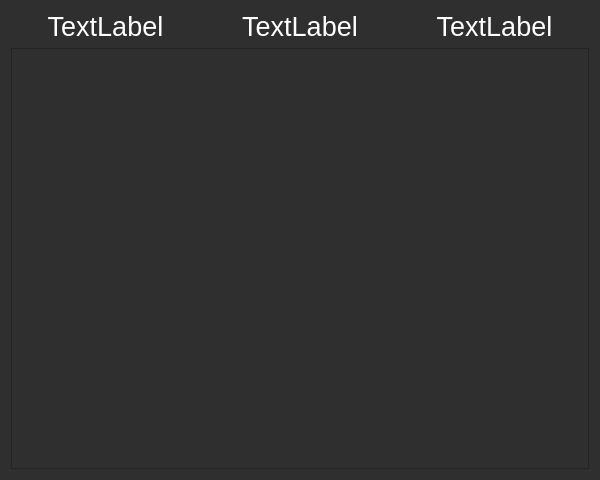
<?xml version="1.0" encoding="UTF-8"?>
<ui version="4.0">
 <class>PlayerInfoWindow</class>
 <widget class="QWidget" name="PlayerInfoWindow">
  <property name="geometry">
   <rect>
    <x>0</x>
    <y>0</y>
    <width>600</width>
    <height>480</height>
   </rect>
  </property>
  <property name="minimumSize">
   <size>
    <width>600</width>
    <height>480</height>
   </size>
  </property>
  <property name="maximumSize">
   <size>
    <width>600</width>
    <height>480</height>
   </size>
  </property>
  <property name="windowTitle">
   <string>Form</string>
  </property>
  <property name="styleSheet">
   <string notr="true">#PlayerInfoWindow {
    background-color: #2f2f2f; /* Основной фон окна */
}

QMenuBar {
    background-color: #4f4f4f; /* Фон меню-бара */
    color: #ffffff; /* Цвет текста в меню-баре */
}

QMenuBar::item {
    background-color: transparent; /* Фон пунктов меню */
    color: #ffffff; /* Цвет текста пунктов меню */
}

QMenuBar::item:selected {
    background-color: #6f6f6f; /* Фон выбранного пункта меню */
}

QMenu {
    background-color: #4f4f4f; /* Фон выпадающих меню */
    color: #ffffff; /* Цвет текста в выпадающих меню */
}

QMenu::item {
    background-color: transparent; /* Фон пунктов выпадающих меню */
    color: #ffffff; /* Цвет текста пунктов выпадающих меню */
}

QMenu::item:selected {
    background-color: #6f6f6f; /* Фон выбранного пункта выпадающего меню */
}

QPushButton {
    background-color: #4f4f4f; /* Фон кнопок */
    color: #ffffff; /* Цвет текста на кнопках */
    border: 1px solid #6f6f6f; /* Граница кнопок */
    padding: 5px; /* Отступы текста на кнопках */
}

QPushButton:hover {
    background-color: #6f6f6f; /* Фон кнопок при наведении */
}

QPushButton:pressed {
    background-color: #3f3f3f; /* Фон кнопок при нажатии */
}

QLabel {
    color: #ffffff; /* Цвет текста в метках */
}

QLineEdit {
    background-color: #4f4f4f; /* Фон полей ввода */
    color: #ffffff; /* Цвет текста в полях ввода */
    border: 1px solid #6f6f6f; /* Граница полей ввода */
    padding: 5px; /* Отступы текста в полях ввода */
}

QComboBox {
    background-color: #4f4f4f; /* Фон комбо-боксов */
    color: #ffffff; /* Цвет текста в комбо-боксах */
    border: 1px solid #6f6f6f; /* Граница комбо-боксов */
    padding: 5px; /* Отступы текста в комбо-боксах */
}

QComboBox QAbstractItemView {
    background-color: #4f4f4f; /* Фон выпадающего списка комбо-бокса */
    color: #ffffff; /* Цвет текста в выпадающем списке комбо-бокса */
}

QComboBox QAbstractItemView::item {
    background-color: transparent; /* Фон пунктов выпадающего списка комбо-бокса */
    color: #ffffff; /* Цвет текста пунктов выпадающего списка комбо-бокса */
}

QComboBox QAbstractItemView::item:selected {
    background-color: #6f6f6f; /* Фон выбранного пункта выпадающего списка комбо-бокса */
}

QGroupBox::title {
    color: white;
}

QMessageBox{
	background-color: #2f2f2f;
}</string>
  </property>
  <layout class="QGridLayout" name="gridLayout">
   <item row="0" column="0">
    <widget class="QLabel" name="playerLabel">
     <property name="font">
      <font>
       <pointsize>20</pointsize>
      </font>
     </property>
     <property name="text">
      <string>TextLabel</string>
     </property>
     <property name="alignment">
      <set>Qt::AlignCenter</set>
     </property>
    </widget>
   </item>
   <item row="0" column="1">
    <widget class="QLabel" name="raitingLabel">
     <property name="font">
      <font>
       <pointsize>20</pointsize>
      </font>
     </property>
     <property name="text">
      <string>TextLabel</string>
     </property>
     <property name="alignment">
      <set>Qt::AlignCenter</set>
     </property>
    </widget>
   </item>
   <item row="0" column="2">
    <widget class="QLabel" name="rdLabel_2">
     <property name="font">
      <font>
       <pointsize>20</pointsize>
      </font>
     </property>
     <property name="text">
      <string>TextLabel</string>
     </property>
     <property name="alignment">
      <set>Qt::AlignCenter</set>
     </property>
    </widget>
   </item>
   <item row="1" column="0" colspan="3">
    <widget class="QTableView" name="tableView">
     <property name="styleSheet">
      <string notr="true">QTableView {
        background-color: #2f2f2f;
        color: white;
        selection-background-color: #333;
        selection-color: white;
    }
    
    QTableView::item {
        padding: 5px;
    }
    
    QTableView::item:selected {
        background-color: #333;
        color: white;
    }
    
    QHeaderView::section {
        background-color: #2f2f2f;
        color: white;
        padding: 5px;
    }
    
    QHeaderView::section:hover {
        background-color: #333;
        color: white;
    }</string>
     </property>
    </widget>
   </item>
  </layout>
 </widget>
 <resources/>
 <connections/>
</ui>
